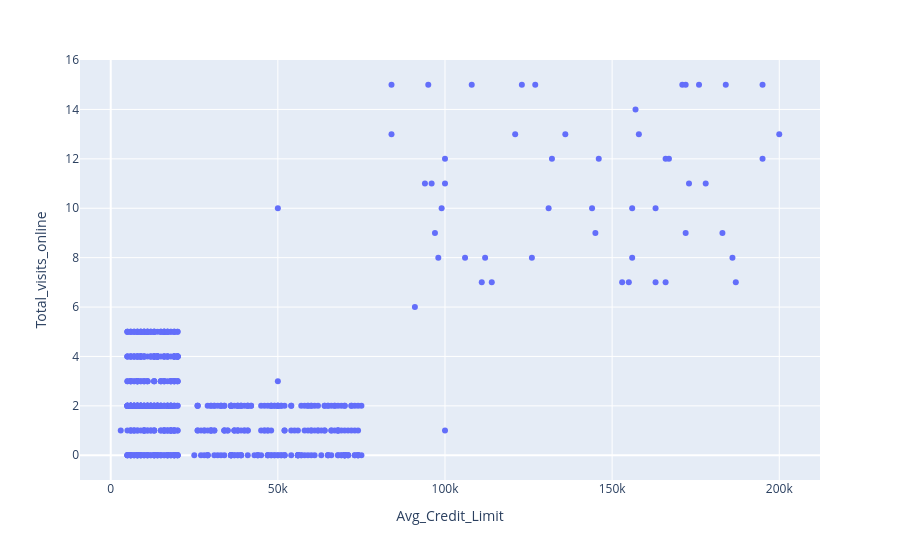

Notebook source saved alongside this figure:
### Code cell
px.scatter(df,x='Avg_Credit_Limit',y='Total_visits_online')

### Figure 1 — Plotly figure (JSON) as saved in the notebook; plotly's stock layout.template omitted (floating-point values rounded to 4 significant figures; data arrays with more than 128 entries replaced by an {"elided": "..."} marker saying what was removed)
{"data": [{"hovertemplate": "Avg_Credit_Limit=%{x}<br>Total_visits_online=%{y}<extra></extra>", "legendgroup": "", "marker": {"color": "#636efa", "symbol": "circle"}, "mode": "markers", "name": "", "orientation": "v", "showlegend": false, "type": "scatter", "x": {"elided": "660 int values"}, "xaxis": "x", "y": {"elided": "660 int values"}, "yaxis": "y"}], "layout": {"legend": {"tracegroupgap": 0}, "margin": {"t": 60}, "xaxis": {"anchor": "y", "domain": [0, 1], "title": {"text": "Avg_Credit_Limit"}}, "yaxis": {"anchor": "x", "domain": [0, 1], "title": {"text": "Total_visits_online"}}}}
